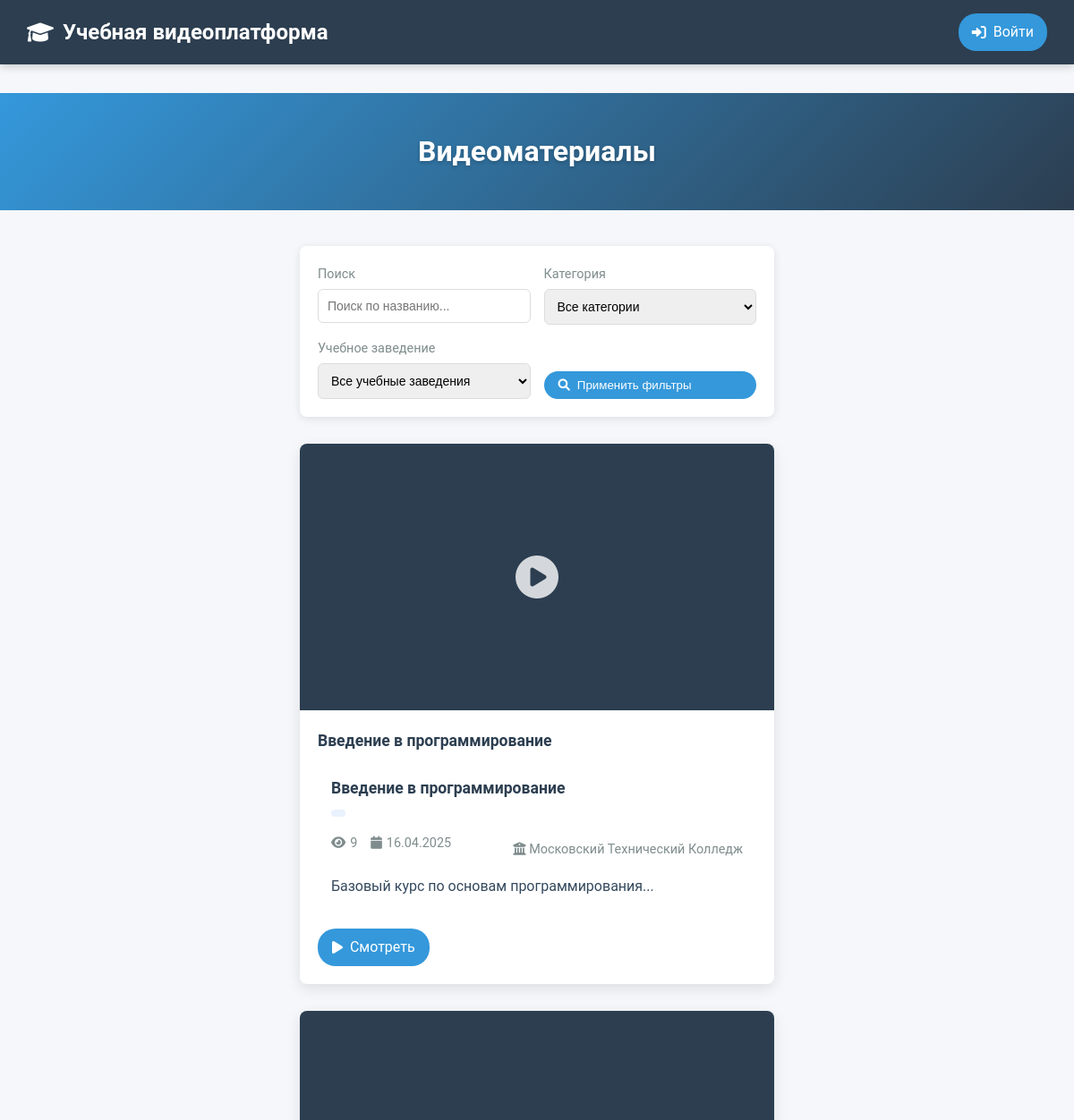
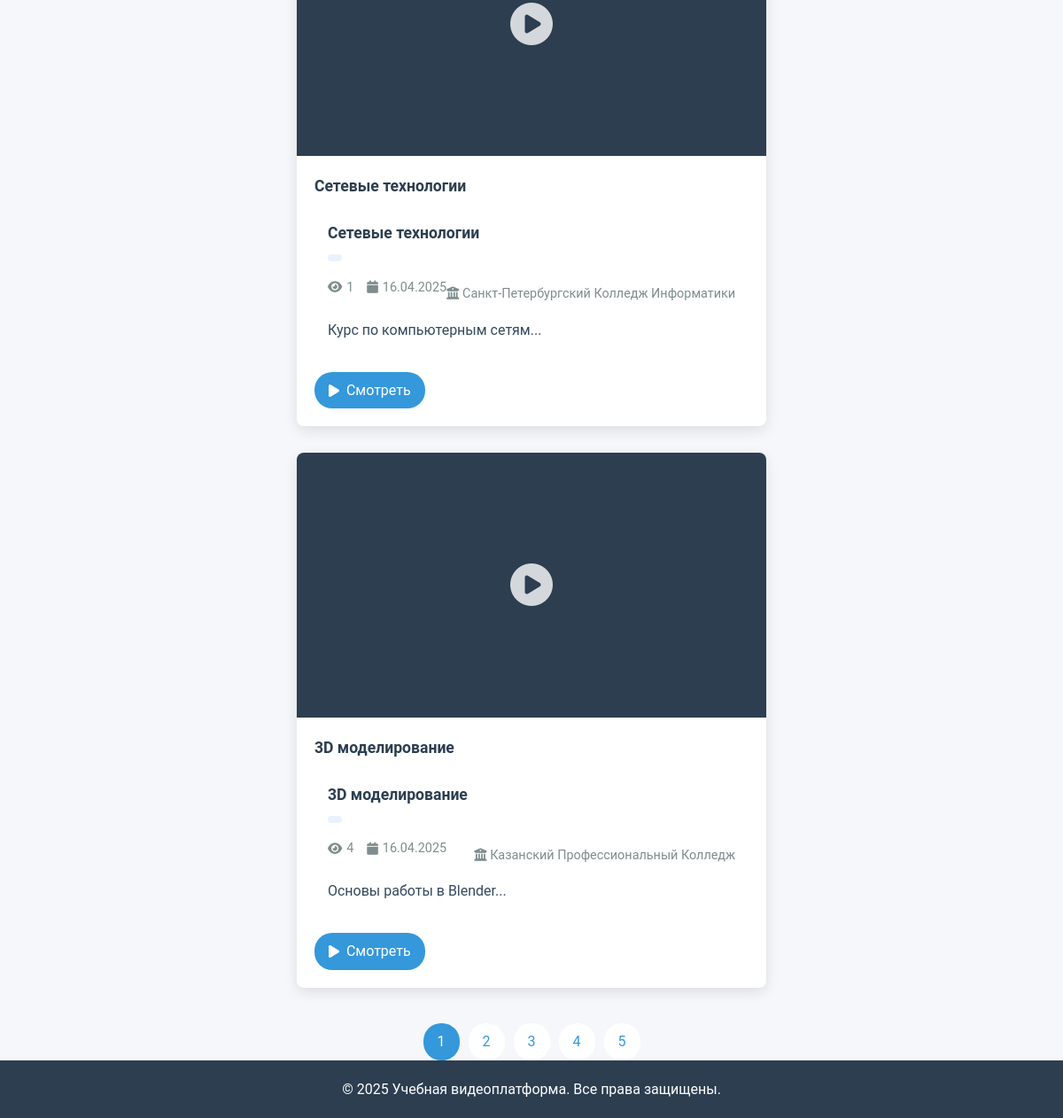
/videos.php, run on the app's committed database (2 pictures, top to bottom).
### tables this page shows
CREATE TABLE `videos` (
  `id` int(11) NOT NULL,
  `title` varchar(255) NOT NULL,
  `description` text DEFAULT NULL,
  `college_id` int(11) DEFAULT NULL,
  `tags` varchar(255) DEFAULT NULL,
  `video_path` varchar(255) NOT NULL,
  `thumbnail_path` varchar(255) DEFAULT NULL,
  `views` int(11) DEFAULT 0,
  `created_at` timestamp NOT NULL DEFAULT current_timestamp(),
  `updated_at` timestamp NULL DEFAULT NULL ON UPDATE current_timestamp()
);

CREATE TABLE `colleges` (
  `id` int(11) NOT NULL,
  `name` varchar(255) NOT NULL,
  `address` varchar(255) DEFAULT NULL,
  `phone` varchar(50) DEFAULT NULL,
  `email` varchar(255) DEFAULT NULL,
  `description` text DEFAULT NULL,
  `created_at` timestamp NOT NULL DEFAULT current_timestamp()
);

### videos.php (the view, shortened to what this page needs)
<?php
require_once 'config/database.php';
$search = isset($_GET['search']) ? $_GET['search'] : '';
$sql = "SELECT v.*, c.name as college_name,
        COALESCE(v.views, 0) as view_count,
        DATE_FORMAT(v.created_at, '%d.%m.%Y') as formatted_date
        FROM videos v
        LEFT JOIN colleges c ON v.college_id = c.id
        WHERE 1=1";
$params = [];
$sql .= " ORDER BY v.created_at DESC";
try {
    $stmt = $pdo->prepare($sql);
    $stmt->execute($params);
    $videos = $stmt->fetchAll(PDO::FETCH_ASSOC);
} catch(PDOException $e) {
    $error = 'Ошибка базы данных: ' . $e->getMessage();
}
?>
<!DOCTYPE html>
<html lang="ru">
<head>
    <link rel="stylesheet" href="css/admin.css">
    <link rel="stylesheet" href="https://cdnjs.cloudflare.com/ajax/libs/font-awesome/6.0.0-beta3/css/all.min.css">
</head>
<body>
    <header>
        <div class="logo">
            <a href="index.php">
                <i class="fas fa-graduation-cap"></i>
                Учебная видеоплатформа
            </a>
        </div>
        <div class="user-menu">
            <?php if (isset($_SESSION['user_id'])): ?>
                <span>Привет, <?php echo htmlspecialchars($_SESSION['user_name']); ?>!</span>
                <a href="logout.php">
                    <i class="fas fa-sign-out-alt"></i>
                    Выйти
                </a>
            <?php else: ?>
                <a href="login.php">
                    <i class="fas fa-sign-in-alt"></i>
                    Войти
                </a>
            <?php endif; ?>
        </div>
    </header>
    <div class="page-header">
        <div class="container">
            <h1>Видеоматериалы</h1>
        </div>
    </div>
    <div class="container">
        <form class="filters" method="GET" action="">
            <div class="filter-group">
                <label for="search">Поиск</label>
                <input type="text" id="search" name="search" class="filter-input"
                       placeholder="Поиск по названию..." value="<?php echo htmlspecialchars($search); ?>">
            </div>
            <div class="filter-group">
                <label for="category">Категория</label>
                <select id="category" name="category" class="filter-input">
                    <option value="">Все категории</option>
                </select>
            </div>
            <div class="filter-group">
                <label for="college">Учебное заведение</label>
                <select id="college" name="college_id" class="filter-input">
                    <option value="">Все учебные заведения</option>
                </select>
            </div>
            <div class="filter-group" style="justify-content: flex-end;">
                <button type="submit" class="video-action">
                    <i class="fas fa-search"></i>
                    Применить фильтры
                </button>
            </div>
        </form>
        <div class="videos-grid">
            <?php if (isset($error)): ?>
                <div class="no-results">
                    <i class="fas fa-exclamation-circle" style="font-size: 48px; color: #e74c3c; margin-bottom: 20px;"></i>
                    <p><?php echo htmlspecialchars($error); ?></p>
                </div>
            <?php else: ?>
                <?php foreach ($videos as $video): ?>
                    <div class="video-card">
                        <div class="video-thumbnail">
                            <i class="fas fa-play-circle"></i>
                        </div>
                        <div class="video-content">
                            <h2 class="video-title"><?php echo htmlspecialchars($video['title']); ?></h2>
                            <div class="video-info">
                                <div class="video-title"><?= htmlspecialchars($video['title']) ?></div>
                                <div class="video-category">
                                </div>
                                <div class="video-meta">
                                    <div class="video-stats">
                                        <div class="video-stat">
                                            <i class="fas fa-eye"></i>
                                            <?= number_format($video['view_count']) ?>
                                        </div>
                                        <div class="video-stat">
                                            <i class="fas fa-calendar"></i>
                                            <?= $video['formatted_date'] ?>
                                        </div>
                                    </div>
                                    <div class="college-name">
                                        <i class="fas fa-university"></i>
                                        <?= htmlspecialchars($video['college_name']) ?>
                                    </div>
                                </div>
                                <div class="video-description">
                                    <?= nl2br(htmlspecialchars(substr($video['description'], 0, 100))) ?>...
                                </div>
                            </div>
                            <a href="video.php?id=<?php echo $video['id']; ?>" class="video-action">
                                <i class="fas fa-play"></i>
                                Смотреть
                            </a>
                        </div>
                    </div>
                <?php endforeach; ?>
            <?php endif; ?>
        </div>
        <div class="pagination">
            <a href="#" class="active">1</a>
            <a href="#">2</a>
            <a href="#">3</a>
            <a href="#">4</a>
            <a href="#">5</a>
        </div>
    </div>
    <div class="footer">
        <p>&copy; <?php echo date('Y'); ?> Учебная видеоплатформа. Все права защищены.</p>
    </div>
</body>
</html>

### css/admin.css (style rules this page uses)
* { margin: 0; padding: 0; box-sizing: border-box; }
body { font-family: Arial, sans-serif; line-height: 1.6; background-color: #f4f4f4; }
header { background-color: #333; color: white; padding: 1rem; margin-bottom: 2rem; }
button { background-color: #4CAF50; color: white; padding: 10px 20px; border: none; border-radius: 4px; cursor: pointer; }
.videos-grid { display: grid; grid-template-columns: repeat(auto-fill, minmax(300px, 1fr)); gap: 20px; margin-top: 20px; }
.video-card { background-color: white; border-radius: 8px; box-shadow: 0 2px 5px rgba(0,0,0,0.1); transition: transform 0.3s, box-shadow 0.3s; cursor: pointer; overflow: hidden; }
.video-stats { display: flex; justify-content: space-between; margin-bottom: 15px; }

### videos.php (style rules this page uses)
body { font-family: 'Roboto', Arial, sans-serif; background-color: #f5f7fa; margin: 0; padding: 0; min-height: 100vh; display: flex; flex-direction: column; }
header { background-color: #2c3e50; padding: 15px 30px; color: white; display: flex; justify-content: space-between; align-items: center; box-shadow: 0 2px 10px rgba(0,0,0,0.2); }
.logo a { color: white; text-decoration: none; font-size: 1.5rem; font-weight: bold; display: flex; align-items: center; gap: 10px; }
.user-menu a { color: white; text-decoration: none; padding: 8px 15px; border-radius: 20px; background-color: #3498db; transition: all 0.3s ease; display: inline-flex; align-items: center; gap: 8px; }
.page-header { background: linear-gradient(135deg, #3498db, #2c3e50); color: white; padding: 40px 0; text-align: center; margin-bottom: 40px; }
.page-header h1 { margin: 0; font-size: 2rem; text-shadow: 0 2px 4px rgba(0,0,0,0.2); }
.container { max-width: 1200px; margin: 0 auto; padding: 0 20px; }
.filters { background-color: white; padding: 20px; border-radius: 8px; box-shadow: 0 2px 10px rgba(0,0,0,0.1); margin-bottom: 30px; display: grid; grid-template-columns: repeat(auto-fit, minmax(200px, 1fr)); gap: 15px; }
.filter-group { display: flex; flex-direction: column; gap: 5px; }
.filter-group label { font-size: 0.9rem; color: #7f8c8d; }
.filter-input { padding: 10px; border: 1px solid #ddd; border-radius: 6px; font-size: 14px; transition: all 0.3s ease; }
.videos-grid { display: grid; grid-template-columns: repeat(auto-fill, minmax(300px, 1fr)); gap: 30px; margin-bottom: 40px; }
.video-card { background-color: white; border-radius: 8px; overflow: hidden; box-shadow: 0 5px 15px rgba(0,0,0,0.1); transition: transform 0.3s ease, box-shadow 0.3s ease; }
.video-thumbnail { position: relative; padding-top: 56.25%; background-color: #2c3e50; overflow: hidden; }
.video-thumbnail i { position: absolute; top: 50%; left: 50%; transform: translate(-50%, -50%); font-size: 48px; color: white; opacity: 0.8; transition: opacity 0.3s ease; }
.video-content { padding: 20px; }
.video-title { margin: 0 0 10px; font-size: 1.2rem; color: #2c3e50; display: -webkit-box; -webkit-line-clamp: 2; -webkit-box-orient: vertical; overflow: hidden; }
.video-info { padding: 15px; }
.video-title { font-size: 1.1rem; font-weight: 600; color: #2c3e50; margin-bottom: 10px; }
.video-meta { display: flex; justify-content: space-between; align-items: center; font-size: 0.9rem; color: #7f8c8d; margin-bottom: 10px; }
.video-stats { display: flex; gap: 15px; }
.video-stat { display: flex; align-items: center; gap: 5px; }
.video-category { display: inline-block; padding: 4px 8px; border-radius: 4px; background-color: #e9f2fe; color: #3498db; font-size: 0.8rem; margin-bottom: 10px; }
.video-description { color: #34495e; margin-bottom: 20px; display: -webkit-box; -webkit-line-clamp: 3; -webkit-box-orient: vertical; overflow: hidden; line-height: 1.5; }
.video-action { display: inline-flex; align-items: center; gap: 8px; padding: 8px 16px; background-color: #3498db; color: white; text-decoration: none; border-radius: 20px; transition: all 0.3s ease; }
.footer { background-color: #2c3e50; color: white; text-align: center; padding: 20px 0; margin-top: auto; }
.pagination { display: flex; justify-content: center; gap: 10px; margin-top: 30px; }
.pagination a { padding: 8px 16px; background-color: white; border-radius: 20px; color: #3498db; text-decoration: none; transition: all 0.3s ease; }
.pagination .active { background-color: #3498db; color: white; }

### data on the page
videos: title "Введение в программирование", view_count "9", formatted_date "16.04.2025", college.name "Московский Технический Колледж", description "Базовый курс по основам программирования"
videos: title "Сетевые технологии", view_count "1", formatted_date "16.04.2025", college.name "Санкт-Петербургский Колледж Информатики", description "Курс по компьютерным сетям"
videos: title "3D моделирование", view_count "4", formatted_date "16.04.2025", college.name "Казанский Профессиональный Колледж", description "Основы работы в Blender"
